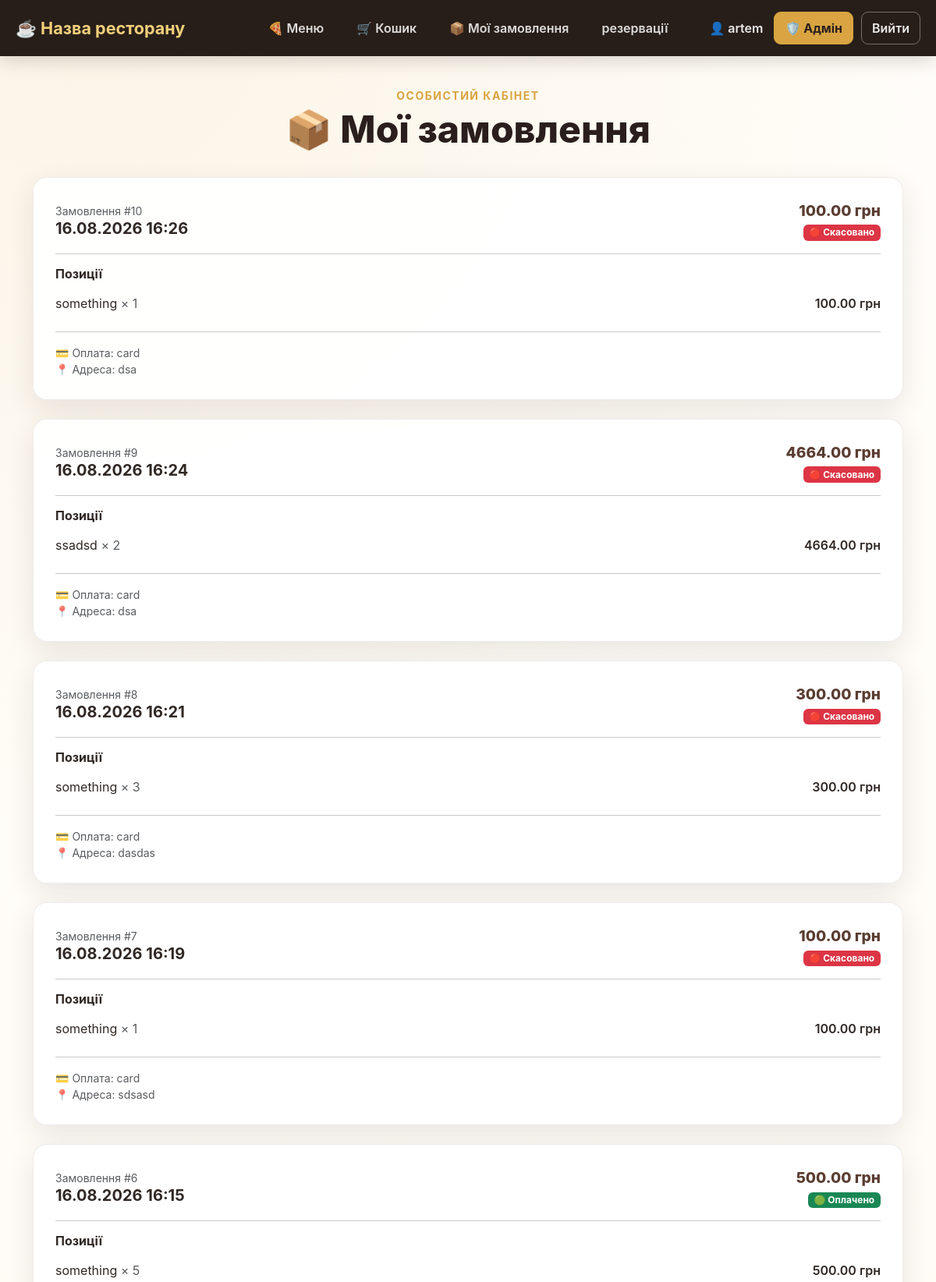
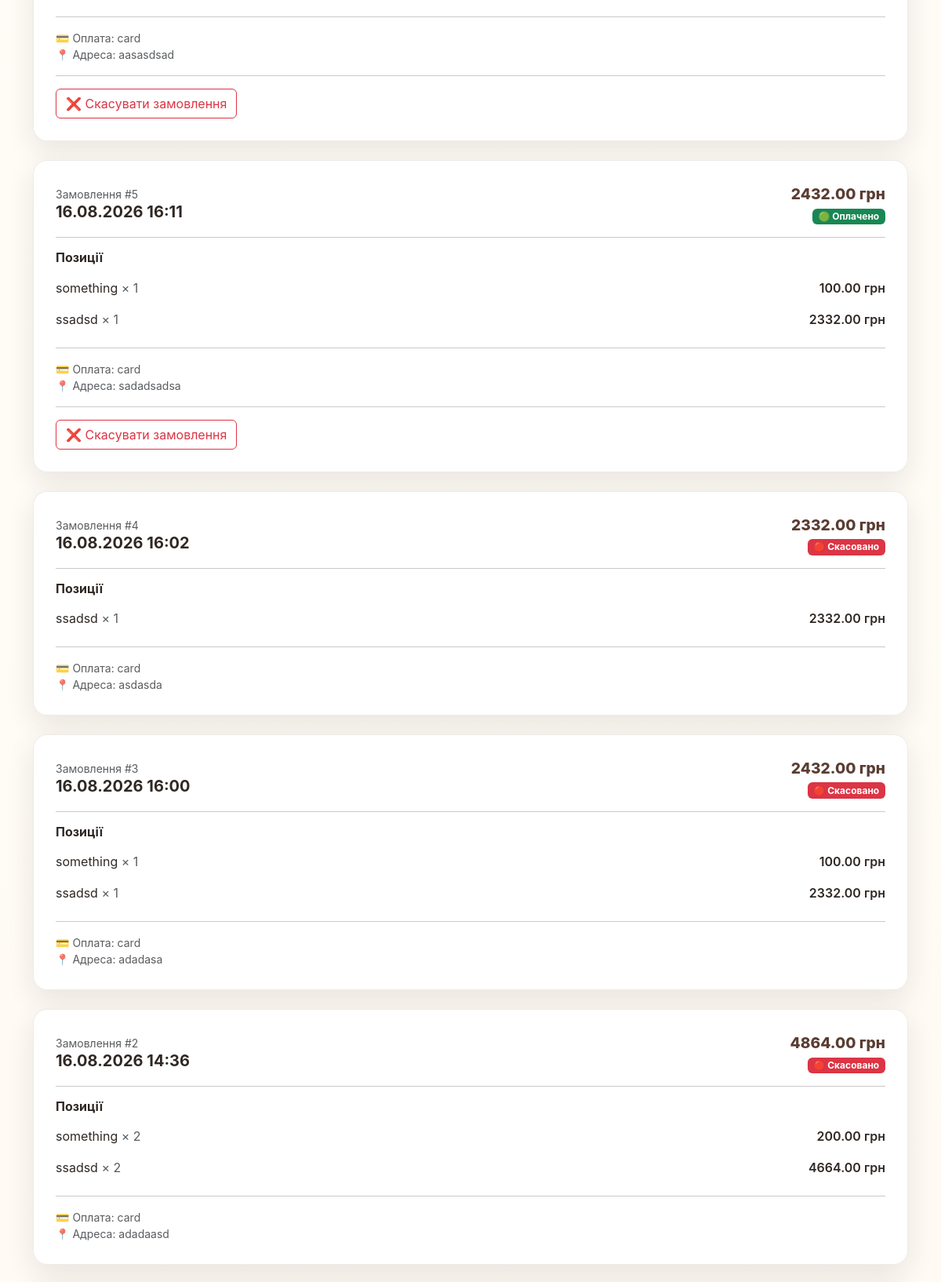
/my_orders (signed in, upper part), run on the app's committed database (2 pictures, top to bottom).
### online_restaurant_db.py (models this page shows, shortened)
class Base(DeclarativeBase):
    pass

class Users(Base, UserMixin):
    __tablename__ = "users"
    id: Mapped[int] = mapped_column(primary_key=True)
    nickname: Mapped[str] = mapped_column(String(100), unique=True)
    password: Mapped[str] = mapped_column(String(200))
    email: Mapped[str] = mapped_column(String(50), unique=True)
    role = Column(String(20), nullable=False, default="user")
    reservations = relationship("Reservation", foreign_keys="Reservation.user_id", back_populates="user")
    orders = relationship("Orders", foreign_keys="Orders.user_id", back_populates='user')

class Orders(Base):
    __tablename__ = "orders"
    id: Mapped[int] = mapped_column(primary_key=True)
    order_list: Mapped[dict] = mapped_column(JSON)
    order_time: Mapped[datetime] = mapped_column(DateTime)
    user_id: Mapped[int] = mapped_column(ForeignKey('users.id'))
    status: Mapped[str] = mapped_column(String(20), default='pending')
    user = relationship("Users", foreign_keys="Orders.user_id", back_populates="orders")
    total_price: Mapped[float] = mapped_column()

### online_restaurant.py (the view)
@app.route('/my_orders')
@login_required
def my_orders():
    with Session() as cursor:
        orders = (
            cursor.query(Orders)
            .filter_by(user_id=current_user.id)
            .order_by(Orders.order_time.desc())
            .all()
        )
        prepared_orders = []
        for order in orders:
            try:
                order_data = json.loads(order.order_list)
            except (json.JSONDecodeError, TypeError):
                order_data = {
                    'items': [],
                    'total_price': 0
                }
            prepared_orders.append({
                'id': order.id,
                'order_time': order.order_time,
                'items': order_data.get('items', []),
                'total_price': order_data.get('total_price', 0),
                'payment_method': order_data.get(
                    'payment_method',
                    'Не вказано'
                ),
                'address': order_data.get(
                    'address',
                    'Не вказано'
                ),
                'status': order.status
            })
    return render_template(
        'my_orders.html',
        orders=prepared_orders
    )

### online_restaurant.py (called while the page is built)
@app.before_request
def ensure_csrf_token():
    if "csrf_token" not in session:
        session["csrf_token"] = secrets.token_hex(16)

@login_manager.user_loader
def load_user(user_id):
    with Session() as session:
        user = session.query(Users).filter_by(id = user_id).first()
        if user:
            return user

@app.after_request
def apply_csp(response):
    nonce = secrets.token_urlsafe(16)  # Генеруємо випадковий nonce для дозволених скриптів
    csp = (
        f"default-src 'self'; "
        f"script-src 'self' 'nonce-{nonce}'; "
        f"style-src 'self'; "
        f"frame-ancestors 'none'; "
        f"base-uri 'self'; "
        f"form-action 'self'"
    )
    response.headers["Content-Security-Policy"] = csp
    response.set_cookie('nonce', nonce)
    return response

### templates/my_orders.html (shortened to what this page needs)
<!DOCTYPE html>
<html lang="uk">
<head>
    <link rel="stylesheet"
          href="{{ url_for('static', filename='css/bootstrap.min.css') }}">
    <link rel="stylesheet"
          href="{{ url_for('static', filename='css/restaurant.css') }}">
</head>
<body>
{% include '_navigation.html' %}
<main class="container pb-5">
    <div class="text-center py-4">
        <div class="text-uppercase small fw-bold"
             style="color:var(--gold);letter-spacing:1.5px">
            Особистий кабінет
        </div>
        <h1 class="section-title display-5 mt-1">
            📦 Мої замовлення
        </h1>
    </div>
    {% if orders %}
        {% for order in orders %}
            <div class="feature-card mb-4">
                <div class="d-flex justify-content-between
                            align-items-center mb-3">
                    <div>
                        <div class="text-muted small">
                            Замовлення #{{ order.id }}
                        </div>
                        <h2 class="h5 fw-bold mb-0">
                            {{ order.order_time.strftime(
                                '%d.%m.%Y %H:%M'
                            ) }}
                        </h2>
                    </div>
                    <div class="text-end">
                        <div class="price">
                            {{ "%.2f"|format(order.total_price) }}
                            грн
                        </div>
{% if order['status'] == 'pending' %}
    <span class="badge text-bg-warning">
        🟡 Очікує оплати
    </span>
{% elif order['status'] == 'paid' %}
    <span class="badge text-bg-success">
        🟢 Оплачено
    </span>
{% elif order['status'] == 'cancelled' %}
    <span class="badge text-bg-danger">
        🔴 Скасовано
    </span>
{% endif %}
                    </div>
                </div>
                <hr>
                <h3 class="h6 fw-bold">
                    Позиції
                </h3>
                {% for item in order['items'] %}
                    <div class="d-flex justify-content-between
                                align-items-center py-2">
                        <span>
                            {{ item.name }}
                            <span class="text-muted">
                                × {{ item.quantity }}
                            </span>
                        </span>
                        <span class="fw-semibold">
                            {{ "%.2f"|format(
                                item.price * item.quantity
                            ) }}
                            грн
                        </span>
                    </div>
                {% endfor %}
                <hr>
                <div class="small text-muted">
                    💳 Оплата:
                    {{ order.payment_method }}
                    <br>
                    📍 Адреса:
                    {{ order.address }}
                </div>
                {% if order['status'] == 'pending' or order['status'] == 'paid' %}
    <hr>
    <form
        action="{{ url_for(
            'cancel_order',
            order_id=order['id']
        ) }}"
        method="POST"
        onsubmit="return confirm(
            'Ви впевнені, що хочете скасувати замовлення?'
        );">
        <button
            type="submit"
            class="btn btn-outline-danger">
            ❌ Скасувати замовлення
        </button>
    </form>
{% endif %}
            </div>
        {% endfor %}
    {% endif %}
</main>
</body>
</html>

### templates/_navigation.html (shortened to what this page needs)
<nav class="restaurant-nav">
    <div class="nav-container">
        <a href="/" class="restaurant-brand">
            ☕ Назва ресторану
        </a>
        <div class="nav-links">
            {% if current_user.is_authenticated %}
                <a href="/menu" class="nav-link">
                    🍕 Меню
                </a>
                <a href="/cart" class="nav-link">
                    🛒 Кошик
                </a>
                <a href="/my_orders" class="nav-link">
                    📦 Мої замовлення
                </a>
                <a href="/reservation" class="nav-link">
                   резервації
                      </a>
            {% else %}
                <a href="/menu" class="nav-link">
                    🍕 Меню
            {% endif %}
        </div>
        <div class="nav-user">
            {% if current_user.is_authenticated %}
                <span class="username">
                    👤 {{ current_user.nickname }}
                </span>
                {% if current_user.role == 'admin' %}
                    <a href="/admin"
                       class="admin-button">
                        🛡️ Адмін
                    </a>
                {% endif %}
                <form action="/logout"
                      method="post"
                      class="logout-form">
                    <button type="submit"
                            class="logout-button">
                        Вийти
                    </button>
                </form>
            {% endif %}
        </div>
    </div>
</nav>

### static/css/restaurant.css (style rules this page uses)
:root { --coffee-950: #211713; --coffee-900: #2b1f1d; --coffee-800: #3a2925; --coffee-700: #5a3d32; --cream: #fffaf3; --cream-2: #f6eee4; --gold: #d9a441; --gold-light: #f1cf7a; --text: #302824; --muted: #766b64; --shadow: 0 12px 35px rgba(43, 31, 29, .10); --radius: 18px; }
* { box-sizing: border-box; }
body { margin: 0; min-height: 100vh; color: var(--text); background: radial-gradient( circle at 10% 0%, rgba(217, 164, 65, .10), transparent 28% ), linear-gradient( 180deg, #fffdf9 0%, var(--cream) 100% ); font-family: Inter, system-ui, -apple-system, BlinkMacSystemFont, "Segoe UI", sans-serif; }
.restaurant-nav { width: 100%; background: rgba(33, 23, 19, 0.97); box-shadow: 0 5px 25px rgba(33, 23, 19, 0.18); margin-bottom: 16px; }
.nav-container { width: min(1400px, calc(100% - 40px)); min-height: 72px; margin: 0 auto; display: grid; grid-template-columns: 1fr auto 1fr; align-items: center; }
.restaurant-brand { justify-self: start; color: var(--gold-light); text-decoration: none; font-size: 1.35rem; font-weight: 700; white-space: nowrap; transition: color .2s ease; }
.nav-links { display: flex; align-items: center; justify-content: center; gap: 10px; }
.nav-links .nav-link { display: inline-flex; align-items: center; justify-content: center; padding: 10px 16px; color: rgba(255, 255, 255, .85); text-decoration: none; font-weight: 600; white-space: nowrap; border-radius: 10px; transition: color .2s ease, background .2s ease, transform .2s ease; }
.nav-user { justify-self: end; display: flex; align-items: center; gap: 10px; }
.username { color: rgba(255, 255, 255, .9); font-weight: 600; white-space: nowrap; padding: 8px 4px; }
.admin-button { display: inline-flex; align-items: center; justify-content: center; padding: 8px 13px; color: #2b1f1d; background: var(--gold); border: 1px solid var(--gold); border-radius: 9px; text-decoration: none; font-weight: 700; white-space: nowrap; transition: .2s ease; }
.logout-form { margin: 0; }
.logout-button { padding: 8px 13px; color: rgba(255, 255, 255, .9); background: transparent; border: 1px solid rgba(255, 255, 255, .35); border-radius: 9px; font-weight: 600; cursor: pointer; white-space: nowrap; transition: .2s ease; }
.section-title { font-weight: 800; color: var(--coffee-900); }
.feature-card, .auth-card, .form-card, .menu-card, .admin-card, .cart-item { background: rgba(255, 255, 255, .94); border: 1px solid rgba(90, 61, 50, .10); border-radius: var(--radius); box-shadow: var(--shadow); }
.feature-card { padding: 28px; height:100%; transition: transform .2s ease, box-shadow .2s ease; }
.price { color: var(--coffee-700); font-size: 1.2rem; font-weight: 800; }

### data on the page
Users: nickname "artem"
Orders: id "10", order_time "16.08.2026 16:26", total_price "100.00", status "🔴 Скасовано", name "something", quantity "1", price "100.00", payment_method "card", address "dsa"
Orders: id "9", order_time "16.08.2026 16:24", total_price "4664.00", status "🔴 Скасовано", name "ssadsd", quantity "2", price "4664.00", payment_method "card", address "dsa"
Orders: id "8", order_time "16.08.2026 16:21", total_price "300.00", status "🔴 Скасовано", name "something", quantity "3", price "300.00", payment_method "card", address "dasdas"
Orders: id "7", order_time "16.08.2026 16:19", total_price "100.00", status "🔴 Скасовано", name "something", quantity "1", price "100.00", payment_method "card", address "sdsasd"
Orders: id "6", order_time "16.08.2026 16:15", total_price "500.00", status "🟢 Оплачено", name "something", quantity "5", price "500.00", payment_method "card", address "aasasdsad"
Orders: id "5", order_time "16.08.2026 16:11", total_price "2432.00", status "🟢 Оплачено", name "something" "ssadsd", quantity "1" "1", price "100.00" "2332.00", payment_method "card", address "sadadsadsa"
Orders: id "4", order_time "16.08.2026 16:02", total_price "2332.00", status "🔴 Скасовано", name "ssadsd", quantity "1", price "2332.00", payment_method "card", address "asdasda"
Orders: id "3", order_time "16.08.2026 16:00", total_price "2432.00", status "🔴 Скасовано", name "something" "ssadsd", quantity "1" "1", price "100.00" "2332.00", payment_method "card", address "adadasa"
Orders: id "2", order_time "16.08.2026 14:36", total_price "4864.00", status "🔴 Скасовано", name "something" "ssadsd", quantity "2" "2", price "200.00" "4664.00", payment_method "card", address "adadaasd"
